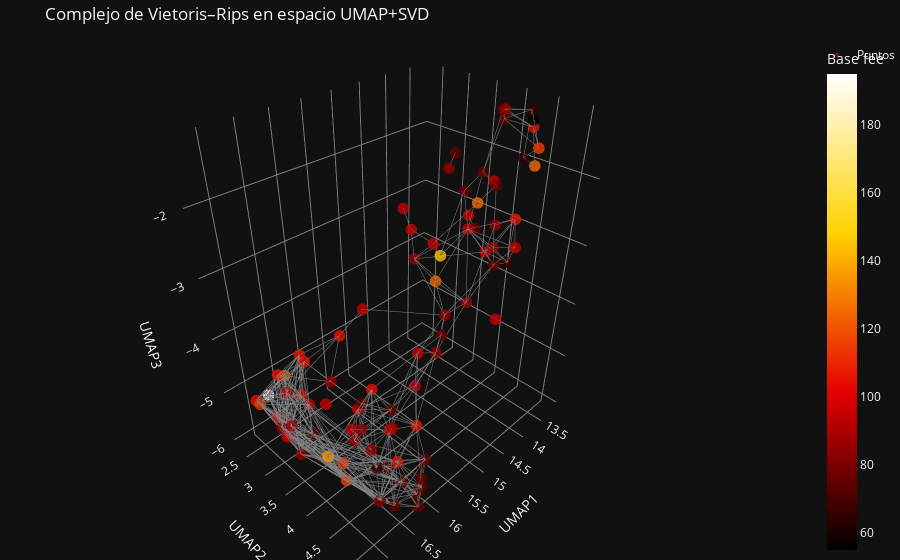

Here is the notebook cell this chart was saved with:
### Code cell
import plotly.graph_objects as go
from plotly.subplots import make_subplots

def plot_rips_complex_3d(df_space, simplex_tree, color_column=None):
    """
    Visualiza en 3D el complejo de Vietoris-Rips (puntos + aristas).
    """
    df_plot = df_space.copy()

    # Extraer coordenadas 3D
    coords = df_plot[["UMAP1", "UMAP2", "UMAP3"]].values
    id_map = dict(zip(df_plot["ID"], range(len(df_plot))))  # ID a índice

    # Color opcional
    if color_column:
        df_plot = df_plot.merge(df_attributes[['ID', color_column]], on='ID', how='left')
        color_values = df_plot[color_column]
    else:
        color_values = None

    # --- Crear trazas de aristas (1-símplices) ---
    edges = []
    for simplex, filtration in simplex_tree.get_skeleton(1):
        if len(simplex) == 2:
            i, j = simplex
            xi, yi, zi = coords[i]
            xj, yj, zj = coords[j]
            edges.append(go.Scatter3d(
                x=[xi, xj, None],  # None para separar segmentos
                y=[yi, yj, None],
                z=[zi, zj, None],
                mode='lines',
                line=dict(color='gray', width=1),
                hoverinfo='none',
                showlegend=False
            ))

    # --- Crear traza de puntos ---
    scatter = go.Scatter3d(
        x=df_plot["UMAP1"],
        y=df_plot["UMAP2"],
        z=df_plot["UMAP3"],
        mode='markers',
        marker=dict(
            size=4,
            color=color_values if color_column else 'lightblue',
            colorscale="Hot",
            opacity=0.8,
            colorbar=dict(title=color_column) if color_column else None
        ),
        text=df_plot["ID"],
        name="Puntos"
    )

    # --- Figura final ---
    fig = go.Figure(data=[scatter] + edges)
    fig.update_layout(
        title="Complejo de Vietoris–Rips en espacio UMAP+SVD",
        template="plotly_dark",
        margin=dict(l=0, r=0, b=0, t=40),
        scene=dict(
            xaxis_title="UMAP1",
            yaxis_title="UMAP2",
            zaxis_title="UMAP3",
            xaxis=dict(backgroundcolor="#111111", gridcolor="gray"),
            yaxis=dict(backgroundcolor="#111111", gridcolor="gray"),
            zaxis=dict(backgroundcolor="#111111", gridcolor="gray")
        )
    )
    return fig
distance_matrix = df_dist.values

rips_complex = gd.RipsComplex(distance_matrix=distance_matrix, max_edge_length=2.2)
simplex_tree = rips_complex.create_simplex_tree(max_dimension=3)

print(f"✔️ Complejo Rips (por matriz de distancias) creado con {simplex_tree.num_simplices()} símplices.")
for simplex, filtration in simplex_tree.get_filtration():
    if len(simplex) <= 2:
        print(f"Simplex: {simplex}, Filtration: {filtration}")
# === USO ===
fig = plot_rips_complex_3d(df_space, simplex_tree,"Base fee")
fig.show()
